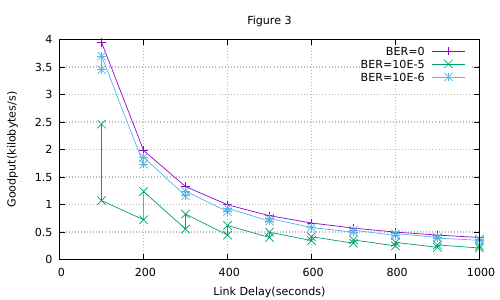

The gnuplot source for this figure:
set terminal pdf
set output "fig3.pdf" 
set title "Figure 3" 
set ylabel "Goodput(kilobytes/s)" 
set xlabel "Link Delay(seconds)" 
set xrange [0:1000]
set grid ytics lc rgb "#bbbbbb" lw 2 lt 0
set grid xtics lc rgb "#bbbbbb" lw 2 lt 0
plot "LTP-ErrorRate-0-RTT-1-0.dat" using 1:4 with linespoints title "BER=0", \
     "LTP-ErrorRate-1e-05-RTT-1-0.dat" using 1:4 with linespoints title "BER=10E-5", \
     "LTP-ErrorRate-1e-06-RTT-1-0.dat" using 1:4 with linespoints title "BER=10E-6"
"LTP-ErrorRate-0-RTT-1-0.dat" using 1:4 with linespoints title "BER=0", \
"error5.dat" using 1:2:3 with yerrorbars linestyle 1 linecolor rgb "red" title "BER=10E-5"
